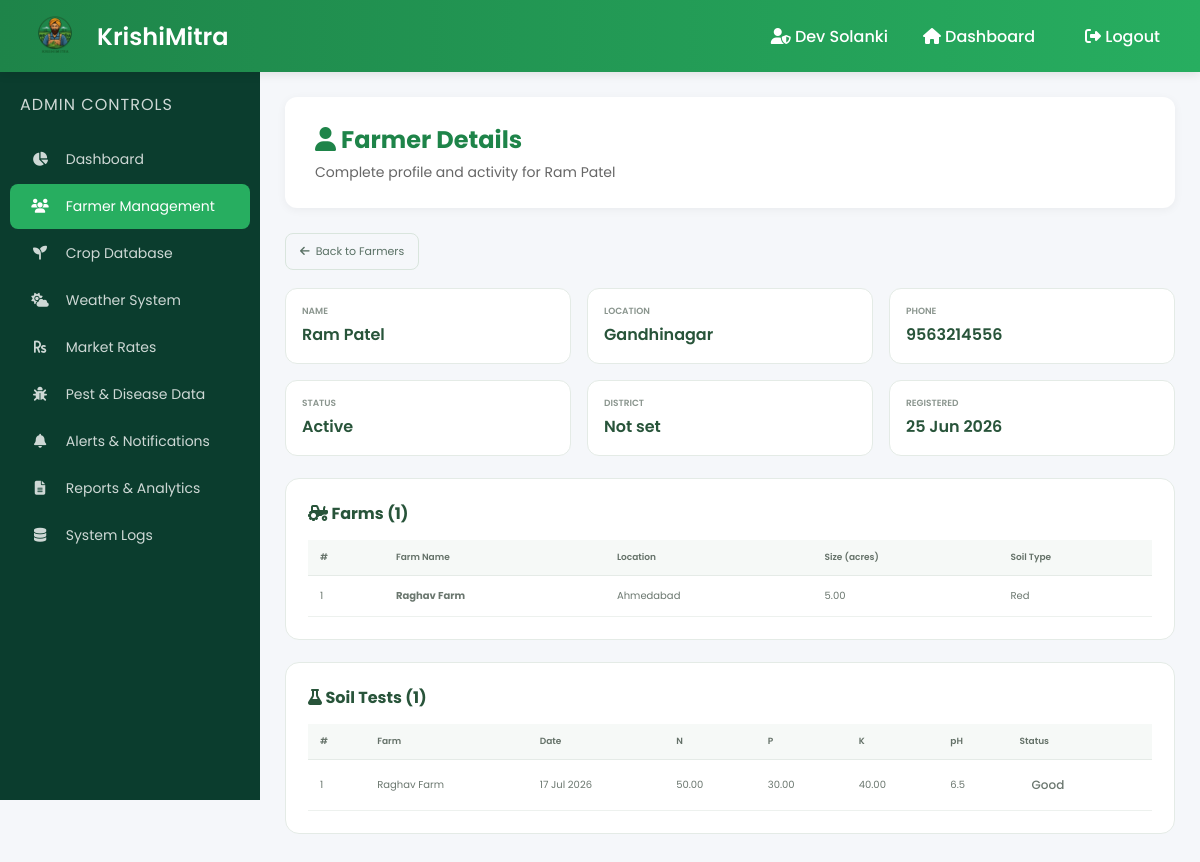
Page /KRISHIMITRA/admin/farmer_details.php?id=1 (signed in) on the earlier database version.
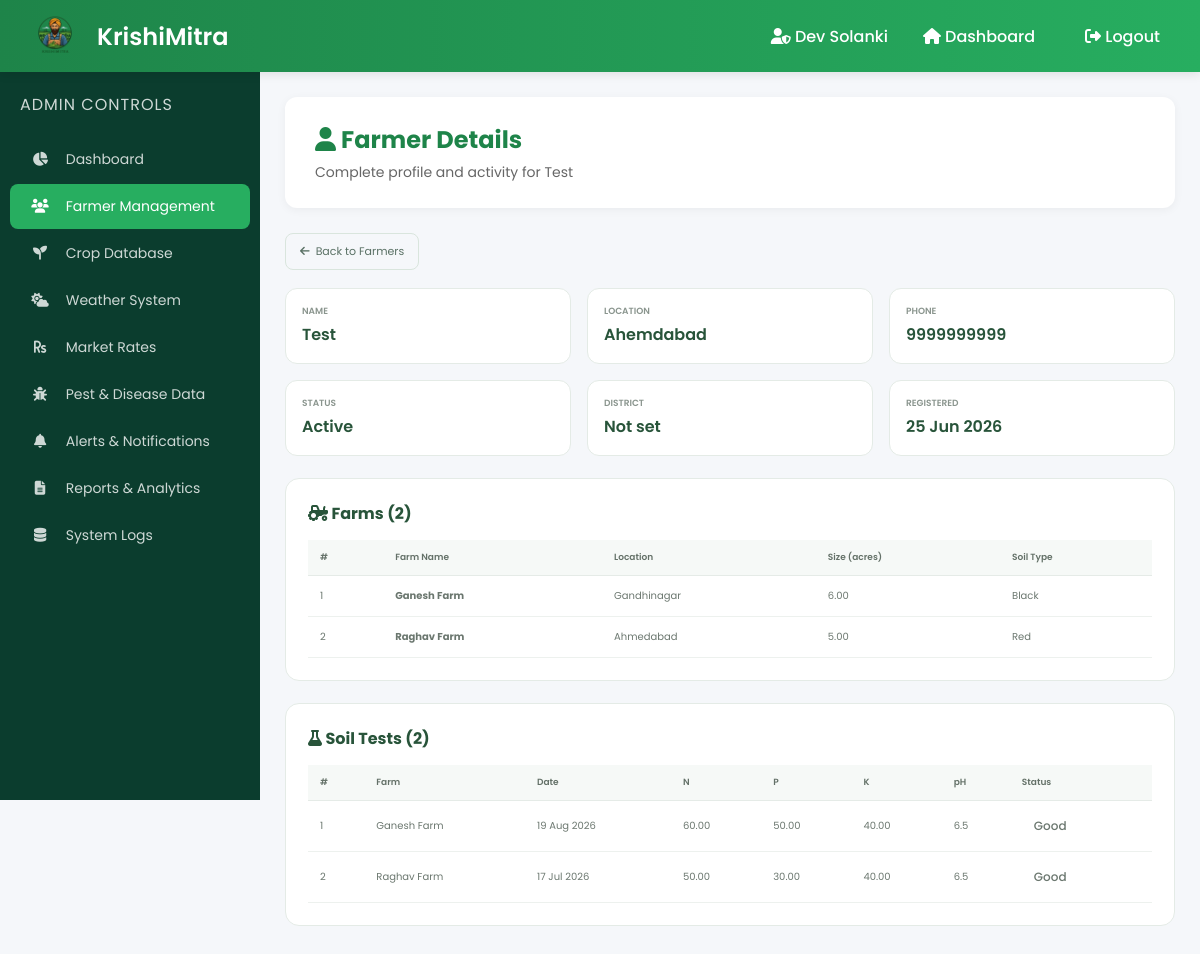
Same page on the later database version.
### tables this page shows
CREATE TABLE `farmers` (
  `id` int(11) NOT NULL,
  `name` varchar(100) NOT NULL,
  `location` varchar(100) NOT NULL,
  `phone` varchar(15) NOT NULL,
  `password` varchar(255) NOT NULL,
  `created_at` timestamp NOT NULL DEFAULT current_timestamp(),
  `status` enum('active','inactive') DEFAULT 'active',
  `approved` tinyint(1) DEFAULT 1,
  `latitude` decimal(10,8) DEFAULT NULL,
  `longitude` decimal(11,8) DEFAULT NULL,
  `district` varchar(100) DEFAULT NULL
);

CREATE TABLE `farms` (
  `id` int(11) NOT NULL,
  `farmer_id` int(11) NOT NULL,
  `farm_name` varchar(100) NOT NULL,
  `location` varchar(100) NOT NULL,
  `farm_size` decimal(10,2) NOT NULL,
  `soil_type` varchar(50) DEFAULT NULL,
  `crop_history` text DEFAULT NULL,
  `created_at` timestamp NOT NULL DEFAULT current_timestamp(),
  `latitude` decimal(10,8) DEFAULT NULL,
  `longitude` decimal(11,8) DEFAULT NULL,
  `district` varchar(100) DEFAULT NULL
);

CREATE TABLE `soil_data` (
  `id` int(11) NOT NULL,
  `farm_id` int(11) NOT NULL,
  `farmer_id` int(11) NOT NULL,
  `nitrogen` decimal(6,2) NOT NULL,
  `phosphorus` decimal(6,2) NOT NULL,
  `potassium` decimal(6,2) NOT NULL,
  `ph` decimal(4,1) NOT NULL,
  `temperature` decimal(5,1) NOT NULL,
  `humidity` decimal(5,1) NOT NULL,
  `rainfall` decimal(6,2) NOT NULL,
  `test_date` date NOT NULL,
  `created_at` timestamp NOT NULL DEFAULT current_timestamp()
);

### KRISHIMITRA/config/database.php (called while the page is built, shortened)
<?php
function getSoilHealthStatus($nitrogen, $phosphorus, $potassium) {
    if ($nitrogen < 20 || $phosphorus < 15 || $potassium < 20) {
        return ['status' => 'danger', 'label' => 'Deficient'];
    } elseif ($nitrogen < 40 || $phosphorus < 30 || $potassium < 40) {
        return ['status' => 'warning', 'label' => 'Needs Attention'];
    } else {
        return ['status' => 'healthy', 'label' => 'Good'];
    }
}
?>

### KRISHIMITRA/admin/farmer_details.php (the view, shortened to what the changed rows need)
<?php
require_once '../config/database.php';
$farmer_id = isset($_GET['id']) ? (int)$_GET['id'] : 0;
$stmt = $pdo->prepare("SELECT * FROM farmers WHERE id = ?");
$stmt->execute([$farmer_id]);
$farmer = $stmt->fetch();
$stmt = $pdo->prepare("SELECT * FROM farms WHERE farmer_id = ? ORDER BY created_at DESC");
$stmt->execute([$farmer_id]);
$farms = $stmt->fetchAll();
$stmt = $pdo->prepare("
    SELECT sd.*, f.farm_name
    FROM soil_data sd
    LEFT JOIN farms f ON sd.farm_id = f.id
    WHERE sd.farmer_id = ?
    ORDER BY sd.test_date DESC
");
$stmt->execute([$farmer_id]);
$soil_records = $stmt->fetchAll();
?>
<!DOCTYPE html>
<html lang="en">
<head>
    <link rel="stylesheet" href="admin_dashboard.css">
    <link rel="stylesheet" href="manage_farmers.css">
    <link rel="stylesheet" href="https://cdnjs.cloudflare.com/ajax/libs/font-awesome/6.5.0/css/all.min.css">
</head>
<body>
<div class="navbar">
    <div class="brand">
        <h2>KrishiMitra</h2>
    </div>
</div>
<div class="layout">
    <div class="content">
        <div class="welcome-box">
            <h2><i class="fas fa-user"></i> Farmer Details</h2>
            <p>Complete profile and activity for <?php echo htmlspecialchars($farmer['name']); ?></p>
        </div>
        <div class="detail-grid">
            <div class="detail-box"><div class="lbl">Name</div><div class="val"><?php echo htmlspecialchars($farmer['name']); ?></div></div>
            <div class="detail-box"><div class="lbl">Location</div><div class="val"><?php echo htmlspecialchars($farmer['location']); ?></div></div>
            <div class="detail-box"><div class="lbl">Phone</div><div class="val"><?php echo htmlspecialchars($farmer['phone']); ?></div></div>
            <div class="detail-box"><div class="lbl">Status</div><div class="val"><?php echo ucfirst($farmer['status']); ?></div></div>
            <div class="detail-box"><div class="lbl">District</div><div class="val"><?php echo htmlspecialchars($farmer['district'] ?? 'Not set'); ?></div></div>
            <div class="detail-box"><div class="lbl">Registered</div><div class="val"><?php echo date('d M Y', strtotime($farmer['created_at'])); ?></div></div>
        </div>
        <div class="table-wrap">
            <h3><i class="fas fa-tractor"></i> Farms (<?php echo count($farms); ?>)</h3>
            <?php if (count($farms) > 0): ?>
            <div class="table-responsive">
                <table>
                    <thead><tr><th>#</th><th>Farm Name</th><th>Location</th><th>Size (acres)</th><th>Soil Type</th></tr></thead>
                    <tbody>
                        <?php $i=1; foreach ($farms as $f): ?>
                        <tr>
                            <td><?php echo $i++; ?></td>
                            <td><strong><?php echo htmlspecialchars($f['farm_name']); ?></strong></td>
                            <td><?php echo htmlspecialchars($f['location']); ?></td>
                            <td><?php echo $f['farm_size']; ?></td>
                            <td><?php echo htmlspecialchars($f['soil_type'] ?? 'Not set'); ?></td>
                        </tr>
                        <?php endforeach; ?>
                    </tbody>
                </table>
            </div>
            <?php else: ?>
                <p style="font-size:11px;color:#929c95;">No farms added.</p>
            <?php endif; ?>
        </div>
        <div class="table-wrap">
            <h3><i class="fas fa-flask"></i> Soil Tests (<?php echo count($soil_records); ?>)</h3>
            <?php if (count($soil_records) > 0): ?>
            <div class="table-responsive">
                <table>
                    <thead><tr><th>#</th><th>Farm</th><th>Date</th><th>N</th><th>P</th><th>K</th><th>pH</th><th>Status</th></tr></thead>
                    <tbody>
                        <?php $i=1; foreach ($soil_records as $sd):
                            $health = getSoilHealthStatus($sd['nitrogen'], $sd['phosphorus'], $sd['potassium']);
                        ?>
                        <tr>
                            <td><?php echo $i++; ?></td>
                            <td><?php echo htmlspecialchars($sd['farm_name']); ?></td>
                            <td><?php echo date('d M Y', strtotime($sd['test_date'])); ?></td>
                            <td><?php echo $sd['nitrogen']; ?></td>
                            <td><?php echo $sd['phosphorus']; ?></td>
                            <td><?php echo $sd['potassium']; ?></td>
                            <td><?php echo $sd['ph']; ?></td>
                            <td><span class="status-badge <?php echo $health['status']; ?>"><?php echo $health['label']; ?></span></td>
                        </tr>
                        <?php endforeach; ?>
                    </tbody>
                </table>
            </div>
            <?php else: ?>
                <p style="font-size:11px;color:#929c95;">No soil test data available.</p>
            <?php endif; ?>
        </div>
    </div>
</div>
</body>
</html>

Differences in the rows shown:
changed farmers "Active": name "Ram Patel" → "Test"; location "Gandhinagar" → "Ahemdabad"; phone "9563214556" → "9999999999"
added farms: farm_name "Ganesh Farm", location "Gandhinagar", farm_size "6.00", soil_type "Black"
added soil_data: farm.farm_name "Ganesh Farm", test_date "19 Aug 2026", nitrogen "60.00", phosphorus "50.00", potassium "40.00", ph "6.5", label "Good"
Other differences:
count($farms): "1" → "2"
count($soil_records): "1" → "2"
